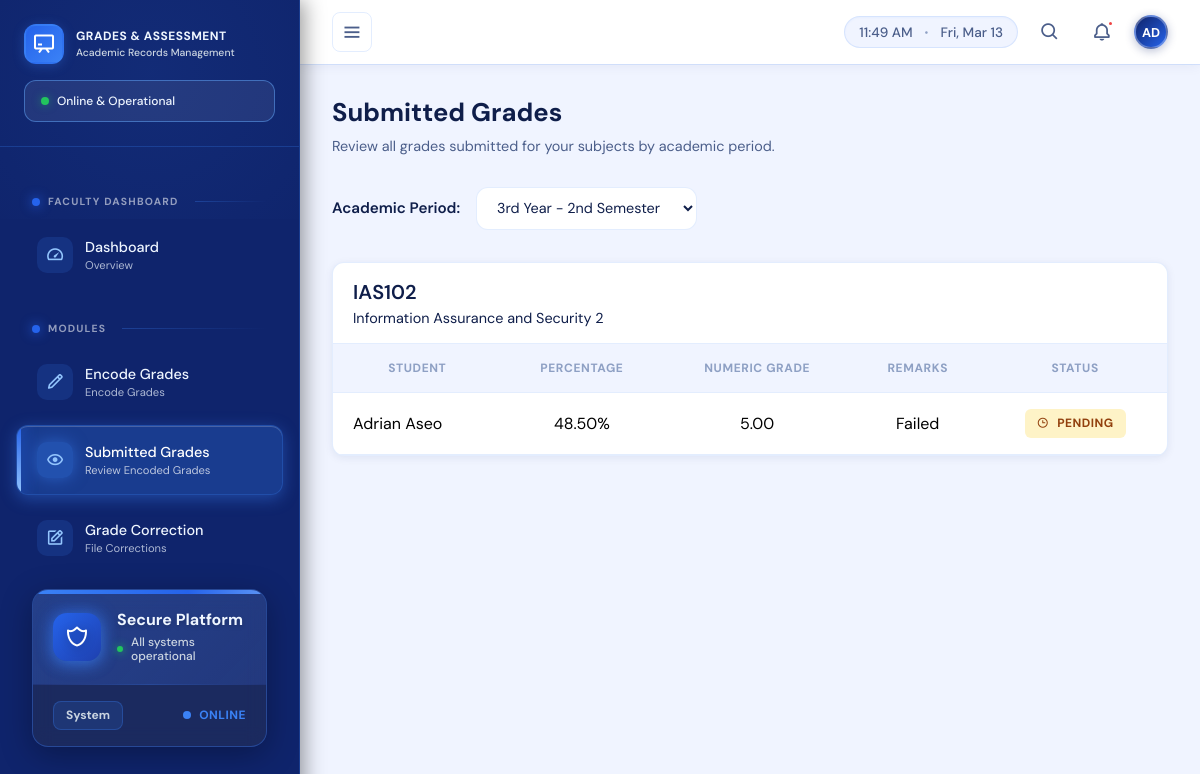
Screenshot of /index.php?page=view_grades (signed in) with the database file from the repository.
### tables this page shows
CREATE TABLE `users` (
  `user_id` int(11) NOT NULL,
  `full_name` varchar(100) NOT NULL,
  `program` varchar(100) DEFAULT NULL,
  `section` varchar(50) DEFAULT NULL,
  `year_level` tinyint(4) DEFAULT NULL,
  `email` varchar(100) NOT NULL,
  `password_hash` varchar(255) NOT NULL,
  `role_id` int(11) NOT NULL,
  `created_at` timestamp NOT NULL DEFAULT current_timestamp(),
  `is_active` tinyint(1) DEFAULT 1
);

CREATE TABLE `grades` (
  `grade_id` int(11) NOT NULL,
  `student_id` int(11) NOT NULL,
  `subject_id` int(11) NOT NULL,
  `academic_period` varchar(50) NOT NULL DEFAULT '3rd Year - 2nd Semester',
  `percentage` decimal(5,2) NOT NULL,
  `numeric_grade` decimal(3,2) NOT NULL,
  `remarks` varchar(20) NOT NULL,
  `status` enum('Pending','Returned','Approved') DEFAULT 'Pending',
  `is_locked` tinyint(1) DEFAULT 0
);

CREATE TABLE `subjects` (
  `subject_id` int(11) NOT NULL,
  `subject_code` varchar(20) NOT NULL,
  `subject_name` varchar(100) NOT NULL,
  `faculty_id` int(11) NOT NULL
);

### faculty/grade_sheet.php (the view, shortened to what this page needs)
<?php
require_once __DIR__ . '/../config/db.php';
$faculty_id = $_SESSION['user_id'];
$periods = [
    '1st Year - 1st Semester',
    '1st Year - 2nd Semester',
    '2nd Year - 1st Semester',
    '2nd Year - 2nd Semester',
    '3rd Year - 1st Semester',
    '3rd Year - 2nd Semester'
];
$selected_period = $_GET['period'] ?? '3rd Year - 2nd Semester';
$stmt = $conn->prepare("
    SELECT
        s.subject_id,
        s.subject_code,
        s.subject_name,
        u.full_name AS student_name,
        g.academic_period,
        g.percentage,
        g.numeric_grade,
        g.remarks,
        g.status
    FROM grades g
    JOIN subjects s ON g.subject_id = s.subject_id
    JOIN users u ON g.student_id = u.user_id
    WHERE s.faculty_id = ? AND g.academic_period = ?
    ORDER BY s.subject_code, u.full_name
");
$stmt->bind_param("is", $faculty_id, $selected_period);
$stmt->execute();
$result = $stmt->get_result();
$grades_all = [];
while ($row = $result->fetch_assoc()) {
    $grades_all[] = $row;
}
$grades_by_subject = [];
foreach ($grades_all as $grade) {
    $subject_id = $grade['subject_id'];
    if (!isset($grades_by_subject[$subject_id])) {
        $grades_by_subject[$subject_id] = [
            'subject_code' => $grade['subject_code'],
            'subject_name' => $grade['subject_name'],
            'grades' => []
        ];
    }
    $grades_by_subject[$subject_id]['grades'][] = $grade;
}
?>
    <div class="page-header">
        <h2>Submitted Grades</h2>
        <p>Review all grades submitted for your subjects by academic period.</p>
    </div>
    <div class="period-selector">
        <form method="GET" action="" id="periodForm">
            <label for="period">Academic Period:</label>
            <select id="period" name="period" onchange="document.getElementById('periodForm').submit()">
                <?php foreach ($periods as $period): ?>
                    <option value="<?= htmlspecialchars($period, ENT_QUOTES) ?>"
                        <?= $period === $selected_period ? 'selected' : '' ?>>
                        <?= htmlspecialchars($period, ENT_QUOTES) ?>
                    </option>
                <?php endforeach; ?>
            </select>
        </form>
    </div>
    <div class="content-section">
        <?php if (count($grades_by_subject) > 0): ?>
            <?php foreach ($grades_by_subject as $subject): ?>
                <div class="table-card">
                    <div class="subject-title">
                        <div class="title"><?= htmlspecialchars($subject['subject_code'], ENT_QUOTES) ?></div>
                        <div class="subtitle"><?= htmlspecialchars($subject['subject_name'], ENT_QUOTES) ?></div>
                    </div>
                    <div class="table-wrap">
                        <table class="grades-table">
                                <thead>
                                    <tr>
                                        <th>Student</th>
                                        <th>Percentage</th>
                                        <th>Numeric Grade</th>
                                        <th>Remarks</th>
                                        <th>Status</th>
                                    </tr>
                                </thead>
                                <tbody>
                                    <?php foreach ($subject['grades'] as $grade): ?>
                                        <tr>
                                            <td style="text-align: left;"><?= htmlspecialchars($grade['student_name'], ENT_QUOTES) ?></td>
                                            <td><?= number_format($grade['percentage'], 2) ?>%</td>
                                            <td><?= number_format($grade['numeric_grade'], 2) ?></td>
                                            <td><?= htmlspecialchars($grade['remarks'], ENT_QUOTES) ?></td>
                                            <td>
                                                <?php
                                                $status = strtolower($grade['status']);
                                                $icon = '';
                                                if ($status === 'approved') $icon = '<i class="bx bx-check-circle"></i>';
                                                elseif ($status === 'pending') $icon = '<i class="bx bx-time"></i>';
                                                elseif ($status === 'submitted') $icon = '<i class="bx bx-send"></i>';
                                                ?>
                                                <span class="badge badge-<?= $status ?>">
                                                    <?= $icon ?> <?= htmlspecialchars($grade['status'], ENT_QUOTES) ?>
                                                </span>
                                            </td>
                                        </tr>
                                    <?php endforeach; ?>
                                </tbody>
                            </table>
                        </div>
                    </div>
                </div>
            <?php endforeach; ?>
        <?php endif; ?>
    </div>
</div>

### template/sidebar.php (shortened to what this page needs)
<?php
require_once __DIR__ . '/../includes/auth_check.php';
$role_id = (int)$_SESSION["role_id"];
$user_id = (int)$_SESSION["user_id"];
$user_stmt = $conn->prepare("SELECT full_name FROM users WHERE user_id = ?");
$user_stmt->bind_param('i', $user_id);
$user_stmt->execute();
$user_result = $user_stmt->get_result();
$user_name = "User";
if ($user_result && $user_row = $user_result->fetch_assoc()) {
    $user_name = $user_row['full_name'] ?? "User";
}
$name_parts = array_filter(explode(' ', trim($user_name)));
$initials = '';
if (count($name_parts) >= 2) {
    $initials = strtoupper(substr($name_parts[0], 0, 1) . substr($name_parts[1], 0, 1));
} else {
    $initials = strtoupper(substr($name_parts[0] ?? 'U', 0, 1));
}
$role_icon = [1 => 'bx-chalkboard', 2 => 'bx-shield', 3 => 'bx-user', 4 => 'bx-crown'][($role_id)] ?? 'bx-user';
$current_page = $_GET['page'] ?? 'dashboard';
?>
<!DOCTYPE html>
<html lang="en">
<head>
    <link href='https://unpkg.com/boxicons@2.1.4/css/boxicons.min.css' rel='stylesheet'>
    <link rel="stylesheet" href="https://cdnjs.cloudflare.com/ajax/libs/font-awesome/6.4.0/css/all.min.css">
</head>
<body>
    <aside class="sidebar" id="sidebar">
        <div class="sidebar-header">
            <div class="brand">
                <div class="logo">
                    <i class='bx <?= htmlspecialchars($role_icon) ?>'></i>
                </div>
                <div class="brand-info">
                    <h1>GRADES & ASSESSMENT</h1>
                    <p>Academic Records Management</p>
                </div>
            </div>
            <div class="system-status">
                <div class="status-content">
                    <div class="status-left">
                        <span class="status-indicator"></span>
                        <span class="status-text">Online & Operational</span>
                    </div>
                </div>
            </div>
        </div>
        <nav class="nav">
            <?php if (!empty($menus[$role_id])): ?>
                <ul>
                    <?php foreach ($menus[$role_id] as $item):
                        if (isset($item['is_section']) && $item['is_section']): ?>
                            </ul>
                            <span class="section-title"><?= htmlspecialchars($item['label'], ENT_QUOTES) ?></span>
                            <ul>
                        <?php else:
                            $is_active = isset($item['link']) && strpos($item['link'], $current_page) !== false ? ' active' : '';
                            $has_submenu = isset($item['submenu']);
                        ?>
                            <li class="<?= $is_active ? 'open' : '' ?>">
                                <a href="<?= htmlspecialchars($item['link']) ?>" class="<?= $is_active ?>" <?= $has_submenu ? 'onclick="toggleSubmenu(event)"' : '' ?>>
                                    <span class="left">
                                        <div class="icon-wrapper">
                                            <i class='bx <?= htmlspecialchars($item['icon']) ?> icon'></i>
                                        </div>
                                        <span class="nav-label">
                                            <span class="main-text"><?= htmlspecialchars($item['label']) ?></span>
                                            <span class="sub-text"><?= htmlspecialchars($item['sublabel']) ?></span>
                                        </span>
                                    </span>
                                </a>
                            </li>
                        <?php endif; ?>
                    <?php endforeach; ?>
                </ul>
            <?php endif; ?>
            <div class="sidebar-footer">
                <div class="footer-header">
                    <div class="footer-icon">
                        <i class='bx bx-shield-alt-2'></i>
                    </div>
                    <div class="footer-content">
                        <div class="footer-title">Secure Platform</div>
                        <div class="footer-subtitle">All systems operational</div>
                    </div>
                </div>
                <div class="footer-divider"></div>
                <div class="footer-bottom">
                    <span class="version">System</span>
                    <div class="status-online">Online</div>
                </div>
            </div>
        </nav>
    </aside>
    <div class="page-wrapper" id="pageWrapper">
        <nav class="top-navbar" id="topNavbar">
            <div class="navbar-container">
                <div class="navbar-content">
                    <div class="navbar-left">
                        <button class="toggle-btn" id="toggleBtn" aria-label="Toggle sidebar"><i class='bx bx-menu'></i></button>
                    </div>
                    <div class="navbar-right">
                        <div class="time-display" id="timeDisplay">
                            <span id="currentTime"></span>
                            <span class="date-separator">•</span>
                            <span id="currentDate"></span>
                        </div>
                        <button class="icon-btn" id="searchBtn" title="Search"><i class='bx bx-search'></i></button>
                        <button class="icon-btn" id="notificationBtn" title="Notifications"><i class='bx bx-bell'></i><span class="badge-dot"></span></button>
                        <div class="profile-wrapper" id="profileWrapper">
                            <div class="profile-avatar" id="profileBtn"><?= htmlspecialchars($initials, ENT_QUOTES) ?></div>
                        </div>
                    </div>
                </div>
            </div>
        </nav>
        <main class="main-content" id="mainContent">

### faculty/grade_sheet.php (style rules this page uses)
:root { --navy: #0f246c; --blue-500: #3B82F6; --blue-600: #2563EB; --blue-700: #1E40AF; --blue-light: #93C5FD; --bg: #F0F4FF; --surface: #FFFFFF; --border: rgba(59, 130, 246, 0.14); --text-900: #0F1E4A; --text-600: #4B5E8A; --text-400: #8EA0C4; --shadow-sm: 0 2px 8px rgba(15, 36, 108, 0.08); --shadow-md: 0 6px 20px rgba(15, 36, 108, 0.12); --r-md: 12px; --transition: all 0.3s cubic-bezier(0.4, 0, 0.2, 1); }
body { background: var(--bg); }
.page-header { margin-bottom: 2rem; }
.page-header h2 { font-size: 1.6rem; font-weight: 700; color: var(--text-900); margin-bottom: 0.5rem; }
.page-header p { color: var(--text-600); font-size: 0.9rem; }
.period-selector { margin-bottom: 2rem; display: flex; align-items: center; gap: 1rem; }
.period-selector label { font-weight: 600; color: var(--text-900); font-size: 0.95rem; }
.period-selector form { display: flex; align-items: center; gap: 1rem; }
.period-selector select { padding: 0.65rem 1rem; border: 1px solid var(--border); border-radius: var(--r-md); font-size: 0.9rem; color: var(--text-900); background: var(--surface); cursor: pointer; font-family: 'DM Sans', sans-serif; transition: var(--transition); }
.table-card { background: var(--surface); border: 1px solid var(--border); border-radius: var(--r-md); box-shadow: var(--shadow-sm); margin-bottom: 2rem; overflow: hidden; transition: var(--transition); }
.table-wrap { overflow-x: auto; }
.subject-title { padding: 1rem 1.25rem; border-bottom: 1px solid var(--border); display: flex; flex-direction: column; }
.title { font-size: 1.25rem; font-weight: 600; color: var(--text-primary); }
.subtitle { font-size: 0.9rem; color: var(--text-secondary); margin-top: 0.25rem; }
.grades-table { width: 100%; border-collapse: collapse; }
.grades-table thead { background: var(--bg); border-bottom: 1px solid var(--border); }
.grades-table th { padding: 1rem 1.25rem; text-align: center; font-weight: 700; color: var(--text-400); font-size: 0.75rem; text-transform: uppercase; letter-spacing: 0.05em; background: var(--bg); border-bottom: 1px solid var(--border); }
.grades-table tbody tr { border-bottom: 1px solid var(--border); transition: var(--transition); }
.grades-table td { padding: 1rem 1.25rem; vertical-align: middle; color: black; text-align: center; }
.badge { display: inline-flex; align-items: center; gap: 0.5rem; padding: 0.4rem 0.75rem; border-radius: 6px; font-size: 0.75rem; font-weight: 700; text-transform: uppercase; letter-spacing: 0.5px; }
.badge-pending { background: #fef3c7; color: #92400e; }

### rows the page displays
users: full_name "AD"
grades: subject.subject_code "IAS102", subject.subject_name "Information Assurance and Security 2", student.full_name "Adrian Aseo", percentage "48.50", numeric_grade "5.00", remarks "Failed", status "PENDING"

### other values shown
$item['label'] "FACULTY DASHBOARD"
$item['label'] "Dashboard"
$item['sublabel'] "Overview"
$item['label'] "MODULES"
$item['label'] "Encode Grades"
$item['sublabel'] "Encode Grades"
$item['label'] "Submitted Grades"
$item['sublabel'] "Review Encoded Grades"
$item['label'] "Grade Correction"
$item['sublabel'] "File Corrections"
form field period "3rd Year - 2nd Semester"
